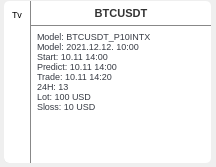
  <widget class="QFrame" name="WL_frame">
   <property name="enabled">
    <bool>true</bool>
   </property>
   <property name="geometry">
    <rect>
     <x>708</x>
     <y>180</y>
     <width>216</width>
     <height>167</height>
    </rect>
   </property>
   <property name="styleSheet">
    <string notr="true">border: none;</string>
   </property>
   <property name="frameShape">
    <enum>QFrame::Box</enum>
   </property>
   <property name="frameShadow">
    <enum>QFrame::Sunken</enum>
   </property>
   <widget class="QLabel" name="WL_symbol">
    <property name="geometry">
     <rect>
      <x>31</x>
      <y>1</y>
      <width>180</width>
      <height>25</height>
     </rect>
    </property>
    <property name="font">
     <font>
      <pointsize>8</pointsize>
      <italic>false</italic>
      <bold>true</bold>
      <strikeout>false</strikeout>
      <stylestrategy>PreferAntialias</stylestrategy>
      <kerning>true</kerning>
     </font>
    </property>
    <property name="toolTip">
     <string/>
    </property>
    <property name="styleSheet">
     <string notr="true">QLabel{
border: none;
background: #ffffff;
color: #333333;
border-top-left-radius: 0px;
border-top-right-radius: 5px;
border-bottom-right-radius: 0px;
border-bottom-left-radius: 0px;
border-bottom: 1px solid #888888;

}

QToolTip {
margin: 10px;
background-color: #333333; 
color: white; 
border: black solid 1px;
border-radius: 25px;
font: 10pt &quot;Arial&quot;;
}
</string>
    </property>
    <property name="text">
     <string>BTCUSDT</string>
    </property>
    <property name="alignment">
     <set>Qt::AlignCenter</set>
    </property>
   </widget>
   <widget class="QToolButton" name="WL_btn_show">
    <property name="geometry">
     <rect>
      <x>4</x>
      <y>28</y>
      <width>27</width>
      <height>27</height>
     </rect>
    </property>
    <property name="font">
     <font>
      <pointsize>7</pointsize>
      <bold>false</bold>
     </font>
    </property>
    <property name="toolTip">
     <string>Show</string>
    </property>
    <property name="styleSheet">
     <string notr="true">border: none;
background-color: #ffffff;
color:#000000;
border-top-left-radius: 0px;
border-top-right-radius:0px;
border-bottom-right-radius: 0px;
border-bottom-left-radius: 0px;
border-right: 1px solid #888888;
</string>
    </property>
    <property name="text">
     <string/>
    </property>
    <property name="icon">
     <iconset>
      <normaloff>../images/832.png</normaloff>../images/832.png</iconset>
    </property>
    <property name="iconSize">
     <size>
      <width>32</width>
      <height>32</height>
     </size>
    </property>
   </widget>
   <widget class="QLabel" name="WL_ai_info">
    <property name="enabled">
     <bool>true</bool>
    </property>
    <property name="geometry">
     <rect>
      <x>31</x>
      <y>26</y>
      <width>180</width>
      <height>137</height>
     </rect>
    </property>
    <property name="font">
     <font>
      <pointsize>7</pointsize>
      <italic>false</italic>
      <bold>false</bold>
      <strikeout>false</strikeout>
      <stylestrategy>PreferAntialias</stylestrategy>
      <kerning>true</kerning>
     </font>
    </property>
    <property name="toolTip">
     <string/>
    </property>
    <property name="styleSheet">
     <string notr="true">border-left: 1px solid white;
background: #ffffff;
color: #373B44;
border-top-left-radius: 0px;
border-top-right-radius: 0px;
border-bottom-right-radius: 5px;
border-bottom-left-radius: 0px;</string>
    </property>
    <property name="text">
     <string>&lt;html&gt;&lt;head/&gt;&lt;body&gt;&lt;p&gt;Model: BTCUSDT_P10INTX&lt;br/&gt;Model: 2021.12.12. 10:00&lt;br/&gt;Start: 10.11 14:00&lt;br/&gt;Predict: 10.11 14:00&lt;br/&gt;Trade: 10.11 14:20&lt;br/&gt;24H: 13&lt;br/&gt;Lot: 100 USD&lt;br/&gt;Sloss: 10 USD&lt;br/&gt;&lt;/p&gt;&lt;/body&gt;&lt;/html&gt;</string>
    </property>
    <property name="textFormat">
     <enum>Qt::RichText</enum>
    </property>
    <property name="alignment">
     <set>Qt::AlignLeading|Qt::AlignLeft|Qt::AlignTop</set>
    </property>
    <property name="margin">
     <number>0</number>
    </property>
    <property name="indent">
     <number>5</number>
    </property>
   </widget>
   <widget class="QToolButton" name="WL_btn_tv">
    <property name="geometry">
     <rect>
      <x>4</x>
      <y>1</y>
      <width>27</width>
      <height>27</height>
     </rect>
    </property>
    <property name="maximumSize">
     <size>
      <width>16777206</width>
      <height>16777215</height>
     </size>
    </property>
    <property name="font">
     <font>
      <pointsize>7</pointsize>
      <bold>false</bold>
     </font>
    </property>
    <property name="toolTip">
     <string>Tradingview</string>
    </property>
    <property name="styleSheet">
     <string notr="true">border: none;
background-color: #ffffff;
color:#000000;
border-top-left-radius: 5px;
border-top-right-radius:0px;
border-bottom-right-radius: 0px;
border-bottom-left-radius: 0px;
border-right: 1px solid #888888;</string>
    </property>
    <property name="text">
     <string>Tv</string>
    </property>
    <property name="icon">
     <iconset>
      <normaloff>../images/tradingview.svg</normaloff>../images/tradingview.svg</iconset>
    </property>
   </widget>
   <widget class="QToolButton" name="WL_btn_start">
    <property name="geometry">
     <rect>
      <x>4</x>
      <y>109</y>
      <width>27</width>
      <height>27</height>
     </rect>
    </property>
    <property name="maximumSize">
     <size>
      <width>16777206</width>
      <height>16777215</height>
     </size>
    </property>
    <property name="font">
     <font>
      <pointsize>7</pointsize>
      <bold>false</bold>
     </font>
    </property>
    <property name="styleSheet">
     <string notr="true">border: none;
background-color: #ffffff;
color:#000000;
border-top-left-radius: 0px;
border-top-right-radius:0px;
border-bottom-right-radius: 0px;
border-bottom-left-radius: 0px;
border-right: 1px solid #888888;</string>
    </property>
    <property name="text">
     <string/>
    </property>
    <property name="icon">
     <iconset>
      <normaloff>../images/981.png</normaloff>../images/981.png</iconset>
    </property>
    <property name="iconSize">
     <size>
      <width>32</width>
      <height>32</height>
     </size>
    </property>
   </widget>
   <widget class="QToolButton" name="WL_btn_stop">
    <property name="geometry">
     <rect>
      <x>4</x>
      <y>136</y>
      <width>27</width>
      <height>27</height>
     </rect>
    </property>
    <property name="maximumSize">
     <size>
      <width>16777206</width>
      <height>16777215</height>
     </size>
    </property>
    <property name="font">
     <font>
      <pointsize>7</pointsize>
      <bold>false</bold>
     </font>
    </property>
    <property name="styleSheet">
     <string notr="true">border: none;
background-color: #ffffff;
color:#000000;
border-top-left-radius: 0px;
border-top-right-radius:0px;
border-bottom-right-radius: 0px;
border-bottom-left-radius: 5px;
border-right: 1px solid #888888;</string>
    </property>
    <property name="text">
     <string/>
    </property>
    <property name="icon">
     <iconset>
      <normaloff>../images/982.png</normaloff>../images/982.png</iconset>
    </property>
    <property name="iconSize">
     <size>
      <width>32</width>
      <height>32</height>
     </size>
    </property>
    <property name="shortcut">
     <string/>
    </property>
   </widget>
   <widget class="QToolButton" name="WL_btn_chart">
    <property name="geometry">
     <rect>
      <x>4</x>
      <y>55</y>
      <width>27</width>
      <height>27</height>
     </rect>
    </property>
    <property name="font">
     <font>
      <pointsize>7</pointsize>
      <bold>false</bold>
     </font>
    </property>
    <property name="toolTip">
     <string>Chart</string>
    </property>
    <property name="styleSheet">
     <string notr="true">border: none;
background-color: #ffffff;
color:#000000;
border-top-left-radius: 0px;
border-top-right-radius:0px;
border-bottom-right-radius: 0px;
border-bottom-left-radius: 0px;
border-right: 1px solid #888888;</string>
    </property>
    <property name="text">
     <string/>
    </property>
    <property name="icon">
     <iconset>
      <normaloff>../images/554.png</normaloff>../images/554.png</iconset>
    </property>
    <property name="iconSize">
     <size>
      <width>32</width>
      <height>32</height>
     </size>
    </property>
   </widget>
   <widget class="QToolButton" name="WL_btn_push">
    <property name="geometry">
     <rect>
      <x>4</x>
      <y>82</y>
      <width>27</width>
      <height>27</height>
     </rect>
    </property>
    <property name="maximumSize">
     <size>
      <width>16777206</width>
      <height>16777215</height>
     </size>
    </property>
    <property name="font">
     <font>
      <pointsize>7</pointsize>
      <bold>false</bold>
     </font>
    </property>
    <property name="styleSheet">
     <string notr="true">border: none;
background-color: #ffffff;
color:#000000;
border-top-left-radius: 0px;
border-top-right-radius:0px;
border-bottom-right-radius: 0px;
border-bottom-left-radius: 0px;
border-right: 1px solid #888888;</string>
    </property>
    <property name="text">
     <string/>
    </property>
    <property name="icon">
     <iconset>
      <normaloff>../images/869.png</normaloff>../images/869.png</iconset>
    </property>
    <property name="iconSize">
     <size>
      <width>32</width>
      <height>32</height>
     </size>
    </property>
   </widget>
   <widget class="Line" name="slot_background">
    <property name="geometry">
     <rect>
      <x>4</x>
      <y>82</y>
      <width>27</width>
      <height>81</height>
     </rect>
    </property>
    <property name="styleSheet">
     <string notr="true">color: #cccccc;
background-color: #cccccc;
border-right: 1px solid #888888;
border-bottom-left-radius: 5px;</string>
    </property>
    <property name="frameShadow">
     <enum>QFrame::Plain</enum>
    </property>
    <property name="lineWidth">
     <number>0</number>
    </property>
    <property name="midLineWidth">
     <number>0</number>
    </property>
    <property name="orientation">
     <enum>Qt::Horizontal</enum>
    </property>
   </widget>
   <zorder>slot_background</zorder>
   <zorder>WL_ai_info</zorder>
   <zorder>WL_symbol</zorder>
   <zorder>WL_btn_show</zorder>
   <zorder>WL_btn_tv</zorder>
   <zorder>WL_btn_start</zorder>
   <zorder>WL_btn_stop</zorder>
   <zorder>WL_btn_chart</zorder>
   <zorder>WL_btn_push</zorder>
  </widget>
